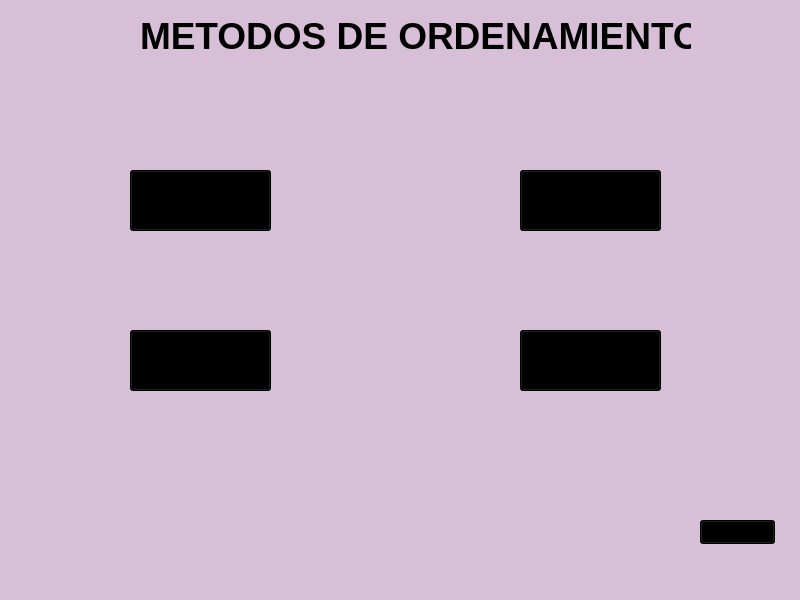
<?xml version="1.0" encoding="UTF-8"?>
<ui version="4.0">
 <class>MainWindow</class>
 <widget class="QMainWindow" name="MainWindow">
  <property name="geometry">
   <rect>
    <x>0</x>
    <y>0</y>
    <width>800</width>
    <height>600</height>
   </rect>
  </property>
  <property name="windowTitle">
   <string>MainWindow</string>
  </property>
  <property name="styleSheet">
   <string notr="true">background-color: #D8BFD8;</string>
  </property>
  <widget class="QWidget" name="centralwidget">
   <widget class="QLabel" name="label">
    <property name="geometry">
     <rect>
      <x>140</x>
      <y>-10</y>
      <width>551</width>
      <height>91</height>
     </rect>
    </property>
    <property name="font">
     <font>
      <pointsize>28</pointsize>
      <bold>true</bold>
     </font>
    </property>
    <property name="text">
     <string>METODOS DE ORDENAMIENTO</string>
    </property>
   </widget>
   <widget class="QPushButton" name="QUICKSORT">
    <property name="geometry">
     <rect>
      <x>130</x>
      <y>170</y>
      <width>141</width>
      <height>61</height>
     </rect>
    </property>
    <property name="styleSheet">
     <string notr="true">background-color: black;
</string>
    </property>
    <property name="text">
     <string>QUICKSORT</string>
    </property>
   </widget>
   <widget class="QPushButton" name="MERGESORT">
    <property name="geometry">
     <rect>
      <x>520</x>
      <y>170</y>
      <width>141</width>
      <height>61</height>
     </rect>
    </property>
    <property name="styleSheet">
     <string notr="true">background-color: black;
</string>
    </property>
    <property name="text">
     <string>MERGE SORT</string>
    </property>
   </widget>
   <widget class="QPushButton" name="HEAPSORT">
    <property name="geometry">
     <rect>
      <x>520</x>
      <y>330</y>
      <width>141</width>
      <height>61</height>
     </rect>
    </property>
    <property name="styleSheet">
     <string notr="true">background-color: black;
</string>
    </property>
    <property name="text">
     <string>HEAP SORT</string>
    </property>
   </widget>
   <widget class="QPushButton" name="COUNTINGSORT">
    <property name="geometry">
     <rect>
      <x>130</x>
      <y>330</y>
      <width>141</width>
      <height>61</height>
     </rect>
    </property>
    <property name="styleSheet">
     <string notr="true">background-color: black;
</string>
    </property>
    <property name="text">
     <string>COUNTING SORT</string>
    </property>
   </widget>
   <widget class="QPushButton" name="ATRAS">
    <property name="geometry">
     <rect>
      <x>700</x>
      <y>520</y>
      <width>75</width>
      <height>24</height>
     </rect>
    </property>
    <property name="styleSheet">
     <string notr="true">background-color:black;

</string>
    </property>
    <property name="text">
     <string>ATRAS</string>
    </property>
   </widget>
  </widget>
  <widget class="QMenuBar" name="menubar">
   <property name="geometry">
    <rect>
     <x>0</x>
     <y>0</y>
     <width>800</width>
     <height>33</height>
    </rect>
   </property>
  </widget>
  <widget class="QStatusBar" name="statusbar"/>
 </widget>
 <resources/>
 <connections/>
</ui>
